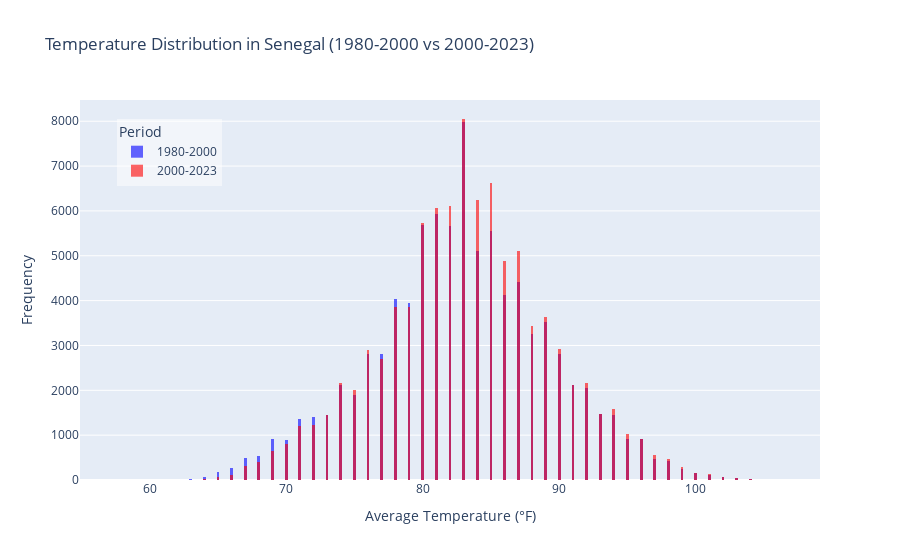

Write notebook code for a chart like this one.
### Markdown cell above
### Temperature Distribution in Senegal (1980-2000 vs 2000-2023)

### Code cell
# Filter the data for Senegal
senegal_df = df[df['COUNTRY'] == 'Senegal']

# Extract the year from 'DATE'
senegal_df['Year'] = senegal_df['DATE'].dt.year

# Split the data into two periods: 1980-2000 and 2000-2023
senegal_1980_2000 = senegal_df[(senegal_df['Year'] >= 1980) & (senegal_df['Year'] <= 2000)]
senegal_2000_2023 = senegal_df[(senegal_df['Year'] > 2000) & (senegal_df['Year'] <= 2023)]


# Create histograms
hist_1980_2000 = go.Histogram(
    x=senegal_1980_2000['TAVG'],
    opacity=0.6,
    name='1980-2000',
    marker=dict(color='blue')
)

hist_2000_2023 = go.Histogram(
    x=senegal_2000_2023['TAVG'],
    opacity=0.6,
    name='2000-2023',
    marker=dict(color='red')
)

# Combine histograms in one figure
fig = go.Figure(data=[hist_1980_2000, hist_2000_2023])

# Update layout for better visibility
fig.update_layout(
    barmode='overlay',
    title='Temperature Distribution in Senegal (1980-2000 vs 2000-2023)',
    xaxis_title='Average Temperature (°F)',
    yaxis_title='Frequency',
    legend_title_text='Period',
    legend=dict(
        x=0.05, y=0.95,
        bgcolor='rgba(255, 255, 255, 0.5)'
    )
)

# Show the figure
fig.show()

### Figure 1 — Plotly figure (JSON) as saved in the notebook; plotly's stock layout.template omitted (floating-point values rounded to 4 significant figures; data arrays with more than 128 entries replaced by an {"elided": "..."} marker saying what was removed)
{"data": [{"marker": {"color": "blue"}, "name": "1980-2000", "opacity": 0.6, "type": "histogram", "x": {"elided": "89669 float values"}}, {"marker": {"color": "red"}, "name": "2000-2023", "opacity": 0.6, "type": "histogram", "x": {"elided": "93593 float values"}}], "layout": {"autosize": true, "barmode": "overlay", "legend": {"bgcolor": "rgba(255, 255, 255, 0.5)", "title": {"text": "Period"}, "x": 0.05, "y": 0.95}, "title": {"text": "Temperature Distribution in Senegal (1980-2000 vs 2000-2023)"}, "xaxis": {"autorange": true, "range": [54.9, 109.1], "title": {"text": "Average Temperature (°F)"}, "type": "linear"}, "yaxis": {"autorange": true, "range": [0, 8474.0], "title": {"text": "Frequency"}}}}
